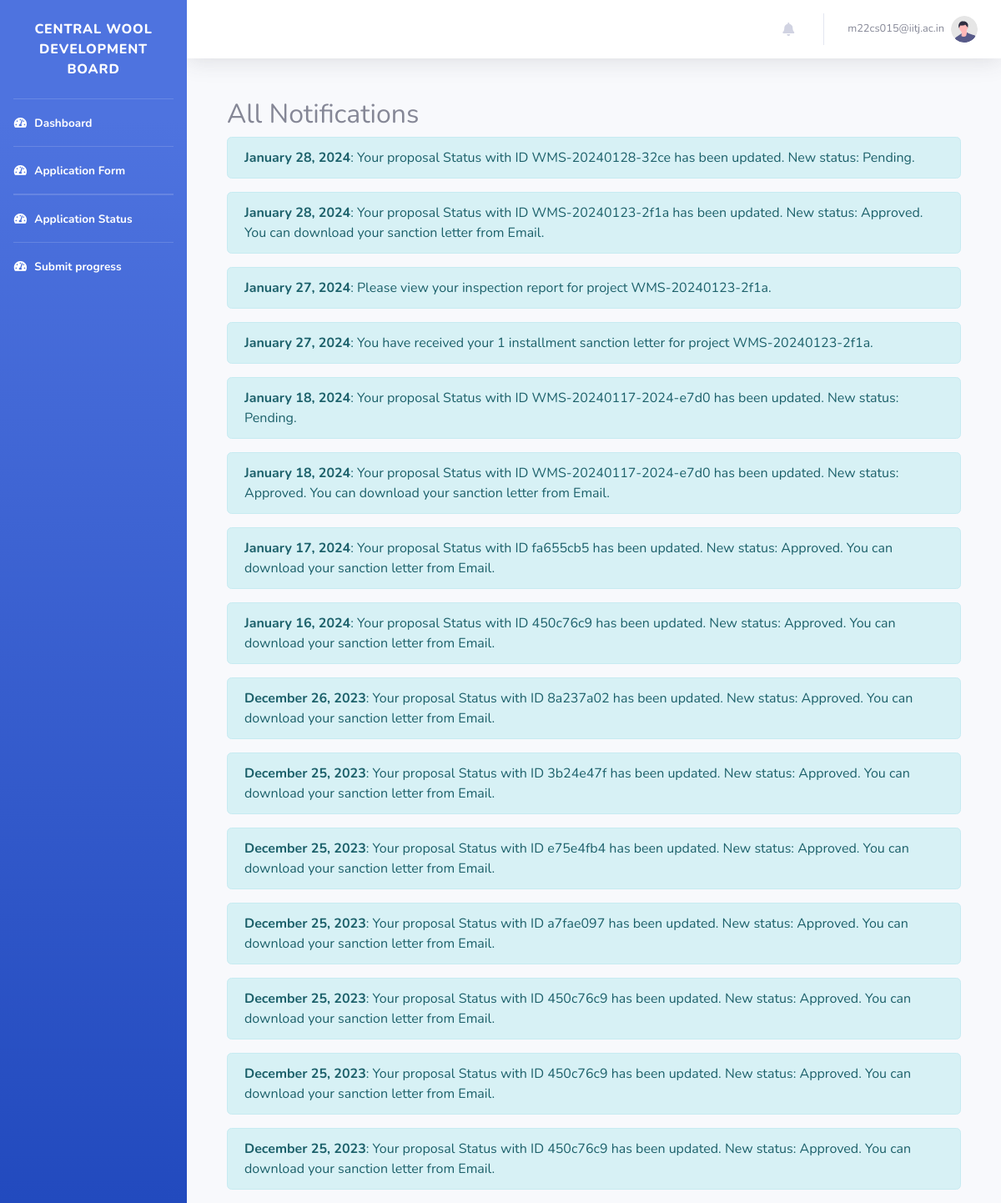
/dashboard/show-all-notifications/ (signed in), run on an earlier commit of the app's database.
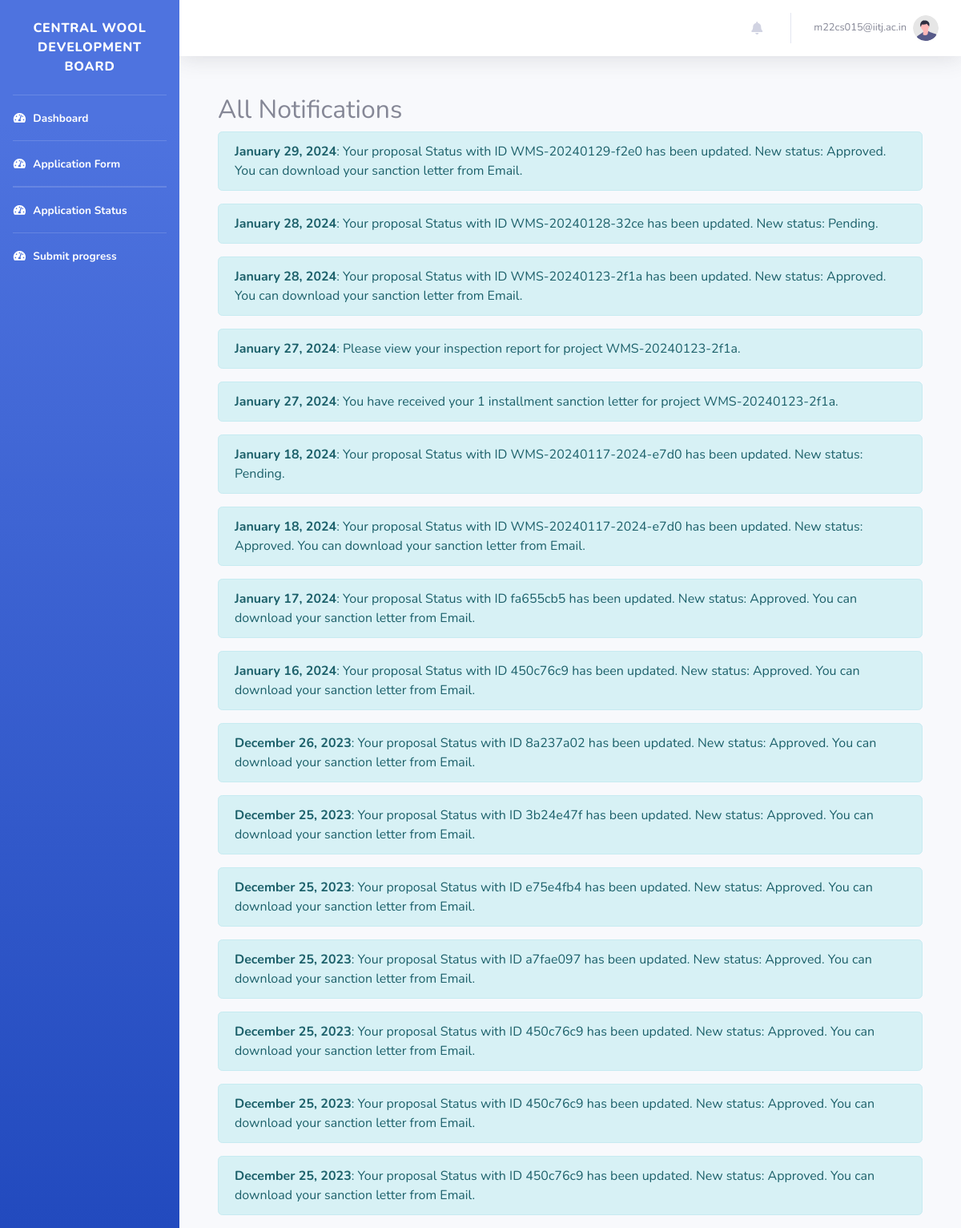
And on a later commit of the database.
### authapp/models.py (models this page shows, shortened)
class Notification(models.Model):
    user = models.ForeignKey(settings.AUTH_USER_MODEL ,on_delete=models.CASCADE)
    message = models.TextField()
    created_at = models.DateTimeField(auto_now_add=True)
    is_read = models.BooleanField(default=False)

### authapp/views.py (the view)
# urls.py: path('dashboard/show-all-notifications/', views.show_all_notifications, name='show_all_notifications'),
@login_required
def show_all_notifications(request):
    all_notifications = Notification.objects.filter(user=request.user).order_by('-created_at')
    return render(request, 'all_notifications.html', {'all_notifications': all_notifications})

### templates/all_notifications.html
{% extends 'base_dashboard.html' %}
{% block content %}
  <div class="container mt-5">
    <h2>All Notifications</h2>
    {% for notification in all_notifications %}
      <div class="alert alert-info" role="alert">
        <strong>{{ notification.created_at|date:"F d, Y" }}</strong>: {{ notification.message }}
      </div>
    {% endfor %}
  </div>
{% endblock %}

What changed in the data, as far as the page shows it:
added Notification: created_at "January 29, 2024", message "Your proposal Status with ID WMS-20240129-f2e0 has been updated. New status: Approved. You can download your sanction letter from Email."
